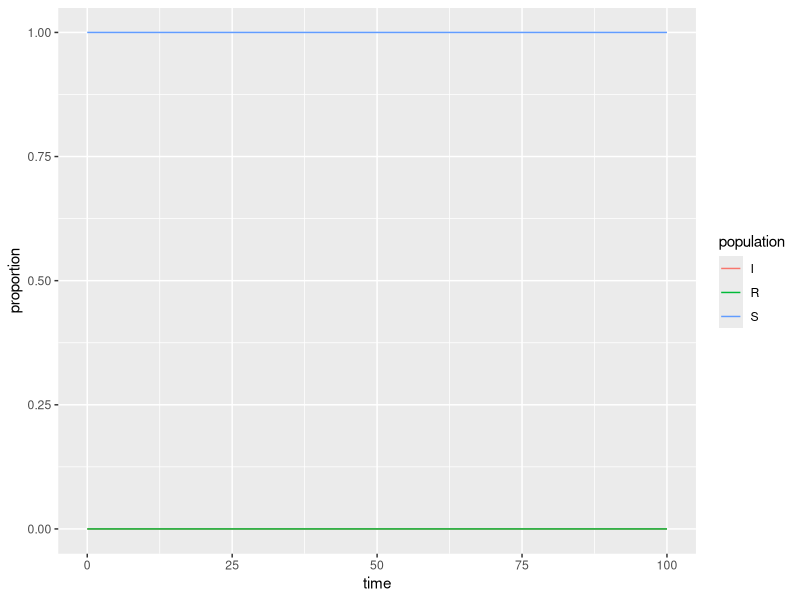

Write R code to recreate this figure.
## ---- chunk 1
knitr::opts_chunk$set(echo = TRUE)
library(tidyverse)
library(deSolve)
## ---- chunk 2
### Specify parameters

## Proportion in each compartment: Susceptible 0.999999, Infected 0.000001, Recovered 0 (these are directly from the example linked above)
init <- c(S = 1-1e-6, I = 1e-6, R = 0.0)

## beta: infection parameter; gamma: recovery parameter
parameters <- c(beta = 5, gamma = 19)

## Time frame
times      <- seq(0, 100, by = 0.5)
## ---- chunk 3
## Build the function with all 
sir <- function(time, init, parameters) {

  with(as.list(c(init, parameters)), {

    dS <- -beta * S * I
    dI <-  beta * S * I - gamma * I
    dR <-  gamma * I
    
    return(list(c(dS, dI, dR)))
  })
}
## ---- chunk 4
## Solve using `deSolve::ode()`
approximation <- ode(y = init, times = times, func = sir, parms = parameters)
## ---- chunk 5
## Get output into a data frame
approx_df <- as.data.frame(approximation)

## Pivot longer so R will do the work for us: 
approx_long <- approx_df %>% 
  pivot_longer(cols = S:R, names_to = "population", values_to = "proportion")

## ---- chunk 6
ggplot(data = approx_long, aes(x = time, y = proportion)) +
  geom_line(aes(color = population))
